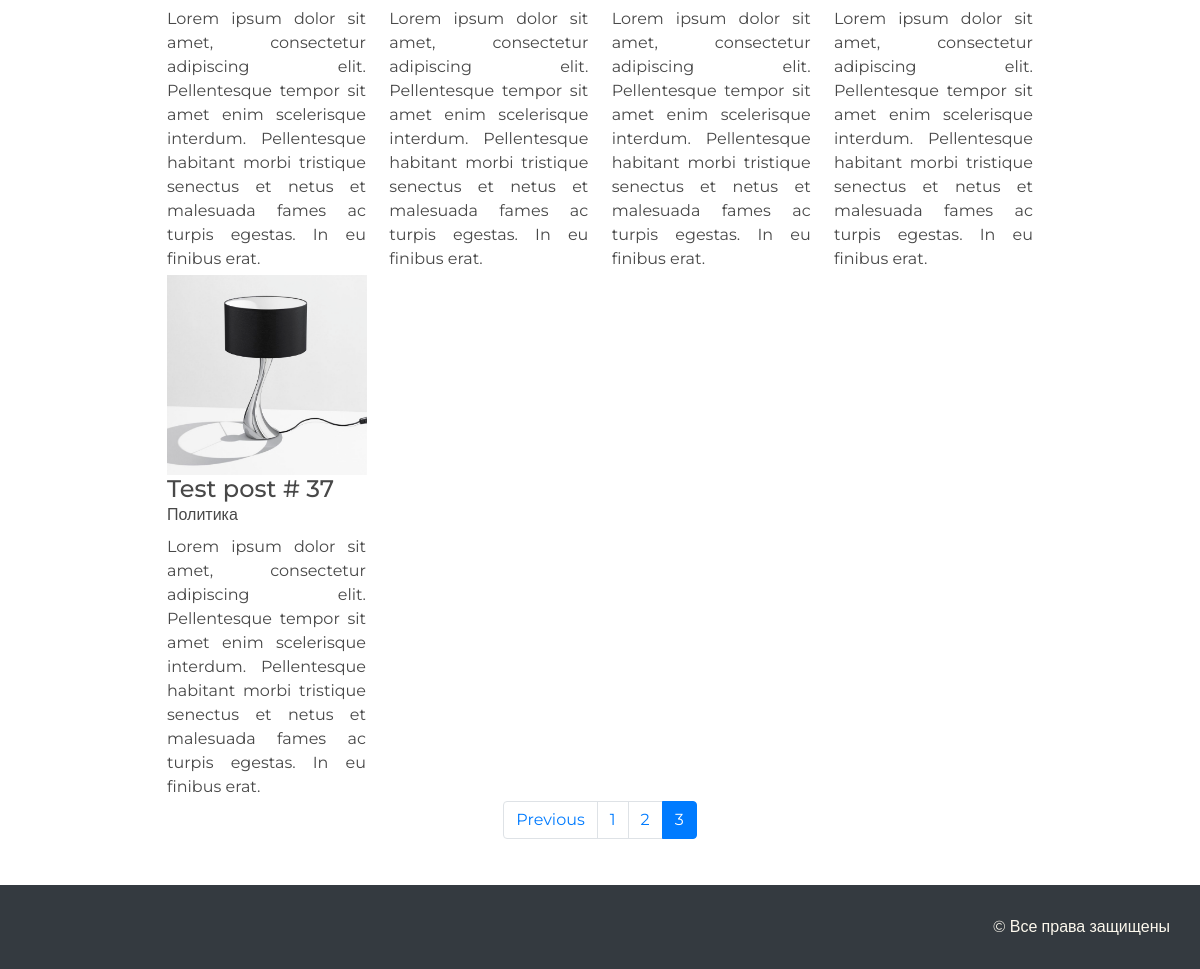
/themes/2/?page=3 (lower part), run on an earlier commit of the app's database.
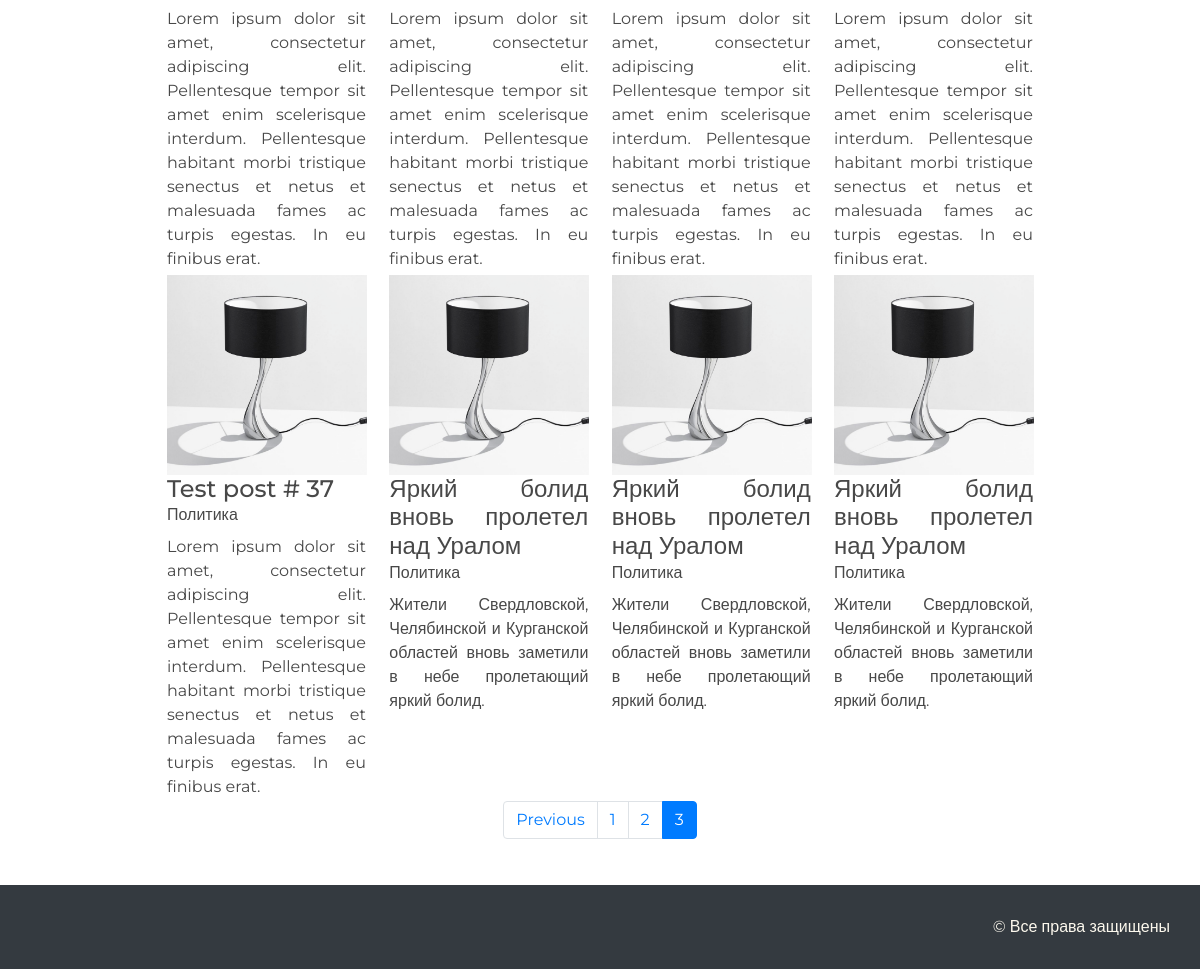
And on a later commit of the database.
### posts/models.py (models this page shows, shortened)
class Post(models.Model):
	title = models.CharField(max_length=150)
	image = models.ImageField(null=True, blank=True)
	description = models.TextField()
	posttext = models.TextField()
	theme = models.ForeignKey('themes.Themes', null=True, blank=True, on_delete=models.SET_NULL)

### themes/models.py (models this page shows)
class Themes(models.Model):
	name = models.CharField(verbose_name='Название',max_length=150, help_text=NAME_HELP)
	description = models.TextField(verbose_name='Описание',null=True, blank=True)
	def __str__(self):
		return self.name

### themes/views.py (the view)
# urls.py: re_path(r'^posts/(?P<pk>[0-9]+)/$', views.details, name='details')
def details(request,pk):
	theme = models.Themes.objects.get(id=pk)
	paginator = Paginator(theme.post_set.all(), 12)
	page = request.GET.get('page')
	try:
		collection = paginator.get_page(page)
	except PageNotAnInteger:
		collection = paginator.get_page(1)
	except EmptyPage:
		collection = paginator.get_page(paginator.num_pages)
	collection = paginator.get_page(page)
	context = {'collection' : collection}
	return render(request, 'posts/index.html', context)

### posts/templates/posts/index.html (shortened to what this page needs)
{% extends 'index.html' %}
{% block content %}
	<div class="posts">
		{% for item in collection%}
			{% include "snippets/posts/item.tpl" with item=item %}
		{% endfor%}
	</div>
	<div class="pagination-row">
	    <nav aria-label="Page navigation example">
	          <ul class="pagination">
	            {% if collection.has_previous %}
	                <li class="page-item"><a class="page-link" href="?page={{ collection.previous_page_number }}">Previous</a></li>
	            {% endif %}
	            {% for number in collection.paginator.page_range %}
	            {% if number == collection.number %}
	            <li class="page-item active"><a class="page-link" href="?page={{ number }}">{{ number }}</a></li>
	            {% else %}
	            <li class="page-item"><a class="page-link" href="?page={{ number }}">{{ number }}</a></li>
	            {% endif %}
	            {% endfor %}
	        </ul>
	    </nav>
	</div>
{% endblock %}

### templates/snippets/posts/item.tpl
{% load static %}
<div class="item">
	<a href="{% url 'details' pk=item.id %}">
	{% if item.image %}
		<img src="/media/{{ item.image }}" alt="{{ item.image }}">
	{% else %}
		<img src="{% static 'pictures/def.png' %}" alt="default picture">
	{% endif %}
	<h4>{{ item.title }}</h4>
	{% if item.theme %}
		<label>{{ item.theme }}</label>
	{% else	%}
		<label>&nbsp;</label>
	{% endif %}
	<p>{{ item.description }}</p>
	</a>
</div>

What changed in the data, as far as the page shows it:
added Post: title "Яркий болид вновь пролетел над Уралом", theme "Политика", description "Жители Свердловской, Челябинской и Курганской областей вновь заметили в небе пролетающий яркий болид."
added Post: title "Яркий болид вновь пролетел над Уралом", theme "Политика", description "Жители Свердловской, Челябинской и Курганской областей вновь заметили в небе пролетающий яркий болид."
added Post: title "Яркий болид вновь пролетел над Уралом", theme "Политика", description "Жители Свердловской, Челябинской и Курганской областей вновь заметили в небе пролетающий яркий болид."
